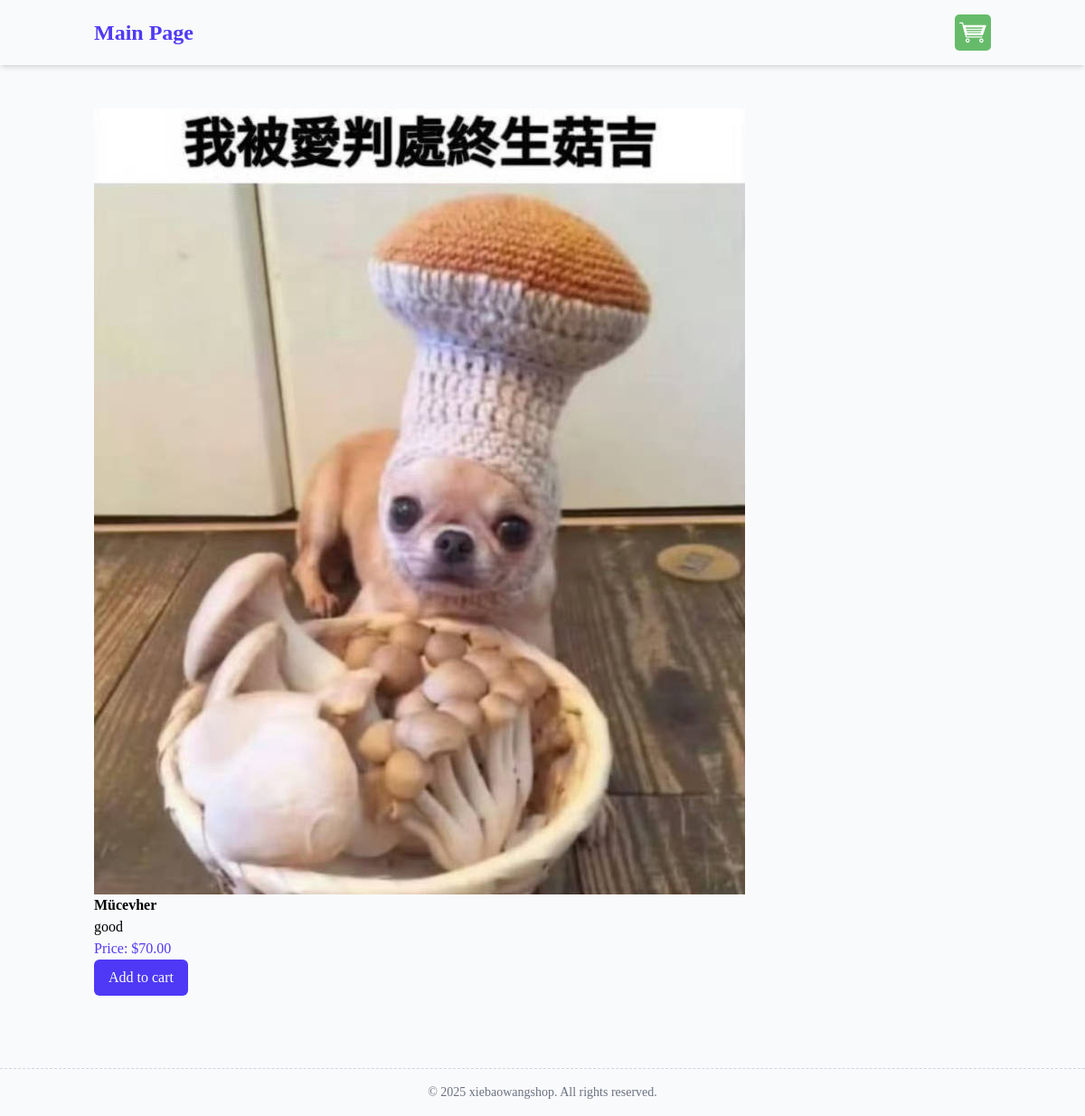
The page /products/product/3/mucevher/ on the database its author committed.
### products/models.py (models this page shows, shortened)
class Product(models.Model):
    category = models.ForeignKey(Category,related_name="products",on_delete=models.CASCADE)
    name = models.CharField(max_length=250)
    slug = models.SlugField(unique=True)
    description = models.TextField(blank=True)
    price = models.DecimalField(max_digits=10,decimal_places=2)
    available = models.BooleanField(default=True)
    created = models.DateTimeField(auto_now_add=True)
    updated = models.DateTimeField(auto_now=True)
    image = models.ImageField(upload_to="products",blank=True)

### products/views.py (the view)
# urls.py: path("product/<int:id>/<slug:slug>/",views.product_detail,name="product_detail"),
def product_detail(request, id, slug):
    product=get_object_or_404(Product,id=id,slug=slug,available=True)
    return render(request,'products/product/detail.html',{'product':product})

### products/templates/products/product/detail.html (shortened to what this page needs)
{% extends "base.html" %}
{%block content %}
<div class="container mx-auto p-4 flex">
    <div>
        {% if product.image %}
            <img src="{{ product.image.url }}" alt="{{ product.name }}" class="max-h-[80vh]">
        {% else %}
            <p>image is not available</p>
        {% endif %}
            <h3 class="font-semibold">{{ product.name }}</h3>
            <p>{{ product.description }}</p>
        <p class="text-indigo-600">Price: ${{ product.price }}</p></h3>
        <form action="{% url 'cart:cart_add' product.id%}" method="POST" id="add-to-cart-form">
            <button type="submit" class="bg-indigo-600 text-white px-4 py-2 rounded-md cursor-pointer">Add to cart</button>
        </form>
    </div>
</div>
{%endblock %}

### rows shown on the page
Product: image (picture), name "Mücevher", description "good", price "70.00"
